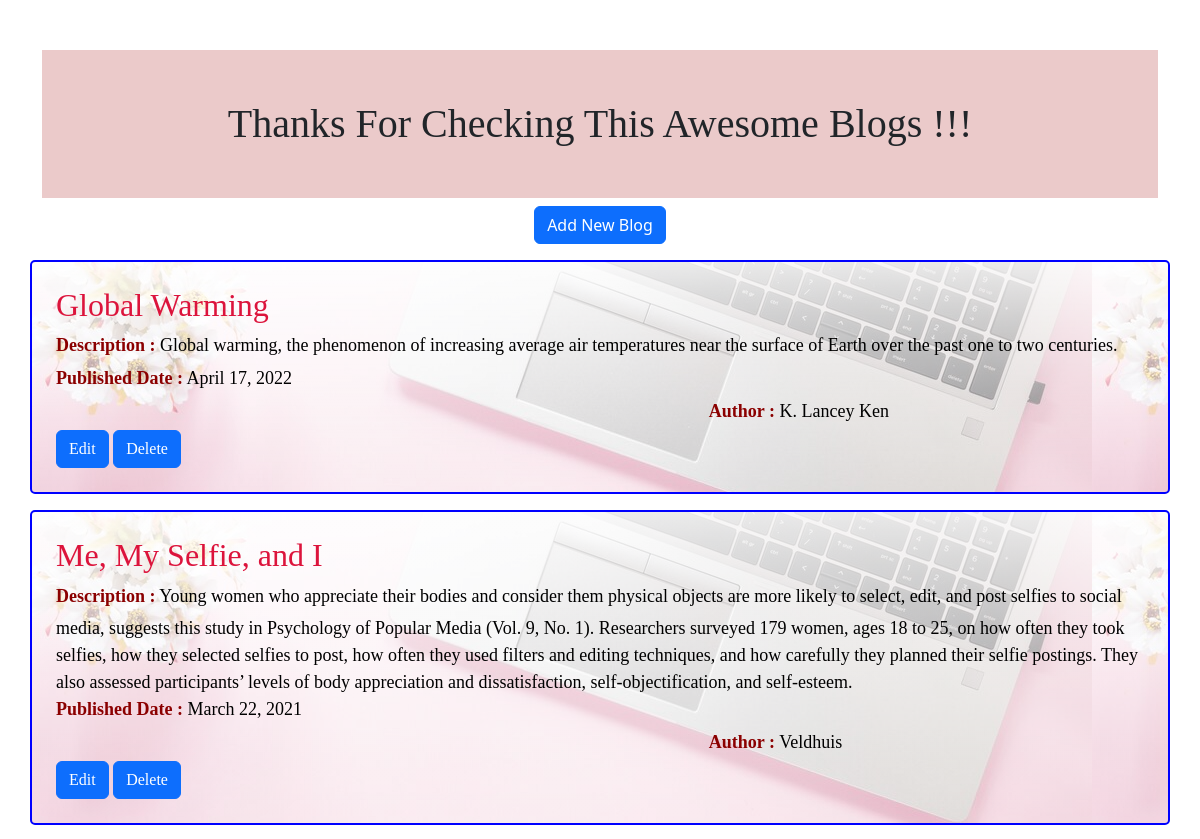
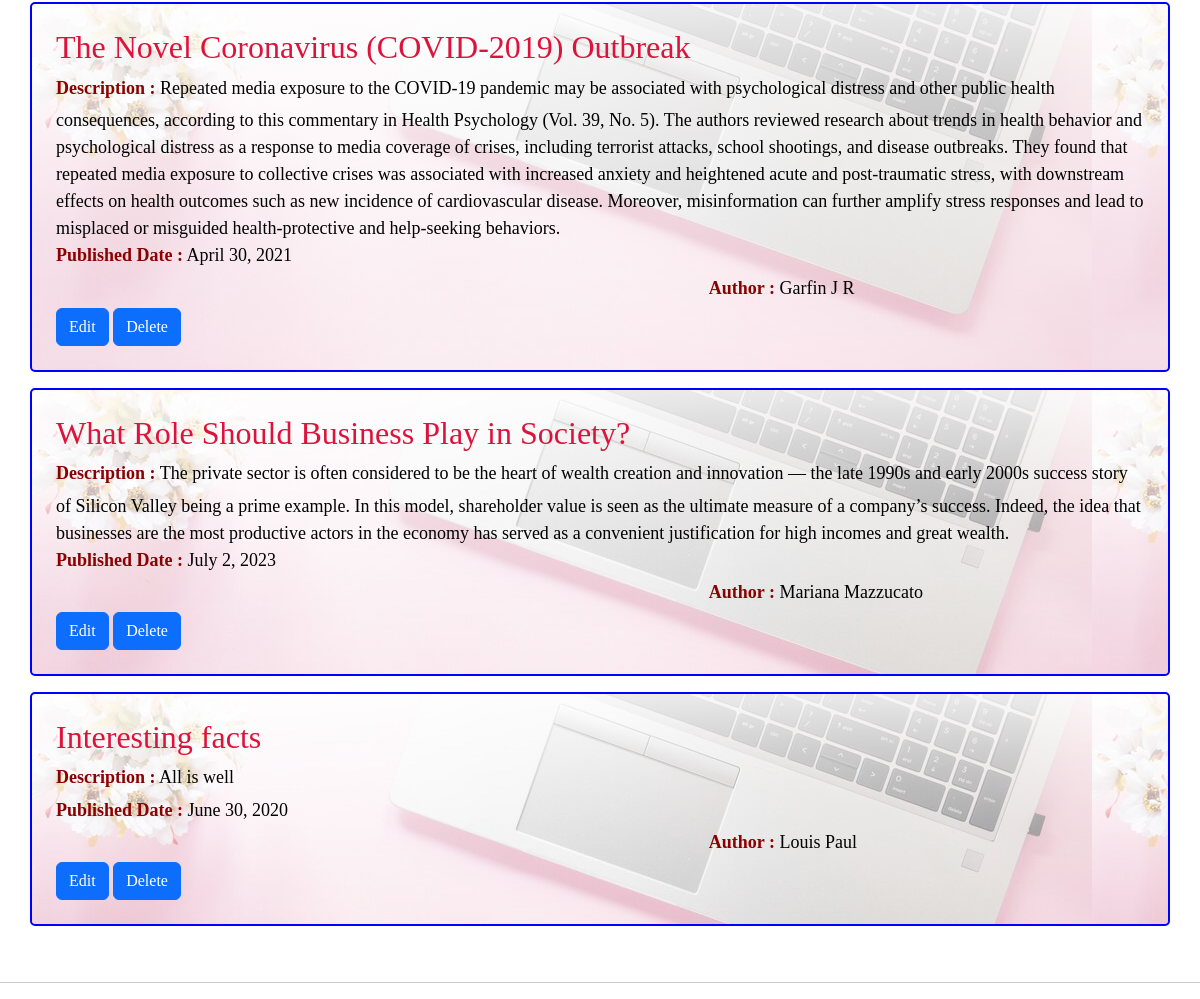
The page /show_blog on the database its author committed (2 pictures, top to bottom).
### blog_app/models.py (models this page shows)
class Blog(models.Model):
    title = models.CharField(max_length=100)
    description = models.CharField(max_length=1000)
    date = models.DateField()
    author = models.CharField(max_length=25)
    class Meta:
        db_table = "blog"

### blog_app/views.py (the view)
# urls.py: path('show_blog', views.show_blog),
def show_blog(request):
    blogs = Blog.objects.all()
    return render(request,"show_blog.html",{'blogs':blogs})

### blog_app/templates/show_blog.html (shortened to what this page needs)
<!DOCTYPE html>
<html lang="en">
<head>
    {% load static %}
    <link rel="stylesheet" href="{% static 'css\show_styles.css' %}"/>
    <link href="https://cdn.jsdelivr.net/npm/bootstrap@5.3.3/dist/css/bootstrap.min.css" rel="stylesheet">
</head>
<body>
    <div class="container">
        <h1 class="title_head1"> Thanks For Checking This Awesome Blogs !!!</h1>
    </div>
    <center><a href="/home" class="btn btn-primary">Add New Blog</a></center>
    {% for blog in blogs %}
    <div class="container p-4 my-3 show_blogs">
        <h2 class="head_blog">{{ blog.title}}</h2>
        <div>
            <h6 class="head_datas">Description : </h6>
            <span class="datas">{{ blog.description}}</span>
        </div>
        <div>
            <h6 class="head_datas">Published Date : </h6>
            <span class="datas">{{ blog.date}}</span>
        </div>
        <div class="data_author">
            <h6 class="head_datas">Author : </h6>
            <span class="datas">{{ blog.author}}</span>
        </div>
        <a href="/update/{{ blog.id }}" class="btn btn-primary">Edit</a>
        <a href="/delete/{{ blog.id }}" class="btn btn-primary">Delete</a>
    </div>
        {% endfor %}
    <br><hr>
</body>
</html>

### blog_app/static/css/show_styles.css (style rules this page uses)
.title_head1 { font-family: 'Times New Roman', Times, serif; background-color: rgb(235, 202, 202); text-align: center; margin-top: 50px; padding: 50px; }
.show_blogs { font-family: 'Times New Roman', Times, serif; border: 2px solid blue; border-radius: 5px; background: linear-gradient(rgba(255,255,255,0.9), rgba(255,255,255,0.3)), url("/static/images/blog-bg.jpg"); color: white; height:fit-content; padding: 100px 0 0 0; font-size: large; }
.head_blog { color: crimson; }
.head_datas { color:darkred; margin-left: 0; text-align: justify; font-weight: bold; font-size: large; display: inline-flex; }
.data_author { margin-left: 60%; }
.datas { color: black; text-align: justify; }

### rows shown on the page
Blog: title "Global Warming", description "Global warming, the phenomenon of increasing average air temperatures near the surface of Earth over the past one to two centuries.", date "April 17, 2022", author "K. Lancey Ken"
Blog: title "Me, My Selfie, and I", description "Young women who appreciate their bodies and consider them physical objects are more likely to select, edit, and post selfies to social media, suggests this study in Psychology of Popular Media (Vol. 9, No. 1). Researchers surveyed 179 women, ages 18 to 25, on how often they took selfies, how they selected selfies to post, how often they used filters and editing techniques, and how carefully they planned their selfie postings. They also assessed participants’ levels of body appreciation and dissatisfaction, self-objectification, and self-esteem.", date "March 22, 2021", author "Veldhuis"
Blog: title "The Novel Coronavirus (COVID-2019) Outbreak", description "Repeated media exposure to the COVID-19 pandemic may be associated with psychological distress and other public health consequences, according to this commentary in Health Psychology (Vol. 39, No. 5). The authors reviewed research about trends in health behavior and psychological distress as a response to media coverage of crises, including terrorist attacks, school shootings, and disease outbreaks. They found that repeated media exposure to collective crises was associated with increased anxiety and heightened acute and post-traumatic stress, with downstream effects on health outcomes such as new incidence of cardiovascular disease. Moreover, misinformation can further amplify stress…", date "April 30, 2021", author "Garfin J R"
Blog: title "What Role Should Business Play in Society?", description "The private sector is often considered to be the heart of wealth creation and innovation — the late 1990s and early 2000s success story of Silicon Valley being a prime example. In this model, shareholder value is seen as the ultimate measure of a company’s success. Indeed, the idea that businesses are the most productive actors in the economy has served as a convenient justification for high incomes and great wealth.", date "July 2, 2023", author "Mariana Mazzucato"
Blog: title "Interesting facts", description "All is well", date "June 30, 2020", author "Louis Paul"
